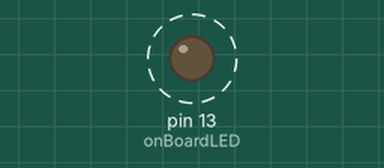
This sketch was run on a simulated Arduino Uno, built with avr-gcc and run on an emulated ATmega328P. On the bench: output pins drawn as LEDs (lit = HIGH). Dashed ring = blinking.

Above: at 5.2 s.
Timing chart, 0 to 8.0 s (numbered marks = the images above):
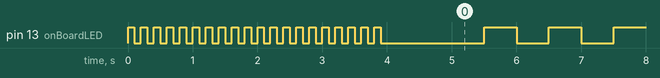

Measured:
- by itself, pin 13 (onBoardLED): goes 19 × (LOW 0.10 s, HIGH 0.10 s), LOW 1.6 s, 124 × (HIGH 0.50 s, LOW 0.50 s), then HIGH

The sketch:

Watchdog.ino
```cpp
#include<Arduino.h>
#include<avr/wdt.h>
#include<TimerOne.h>
#define onBoardLED 13
int ledState;
void setup() {
  // put your setup code here, to run once:
  int k;
  wdt_disable();
  pinMode(onBoardLED, OUTPUT);
  for(k=1; k<=20; k++){
    digitalWrite(onBoardLED, HIGH);
    delay(100);
    digitalWrite(onBoardLED, LOW);
    delay(100);
  }
  delay(1000);
  ledState = LOW;
  wdt_enable(WDTO_1S);
  Timer1.initialize(500000);
  Timer1.attachInterrupt(resetWatchdog);
}

void resetWatchdog(void) {
  ledState = (ledState == LOW)? HIGH:LOW;
 digitalWrite(onBoardLED, ledState);
 wdt_reset();
}
void loop() {
  // put your main code here, to run repeatedly:

}
```
